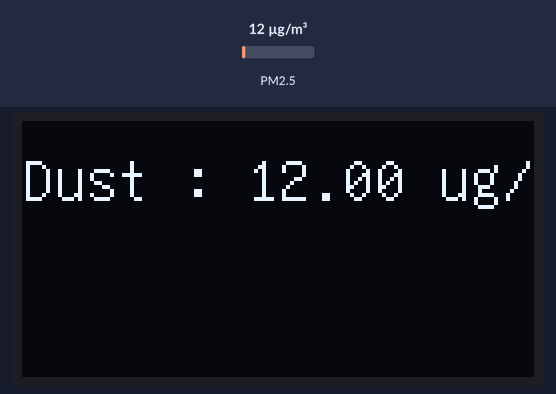
Bench run of a sketch on a simulated Arduino Uno, built with avr-gcc and run on an emulated ATmega328P. Shown: 128×64 one-colour display. Inputs (shaded band) come from the test bench; at power-on: PM2.5 12 µg/m³. Storage starts empty; what the sketch prints to the serial monitor is not drawn.

Above: at 1.2 s.
1.3 s: PM2.5 set to 6 µg/m³
At 3.3 s:
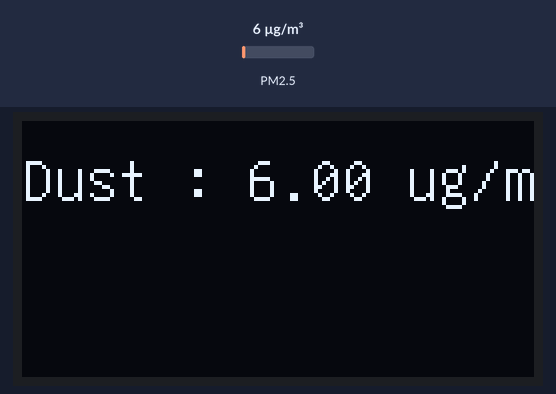
4.0 s: PM2.5 set to 75 µg/m³
At 5.8 s:
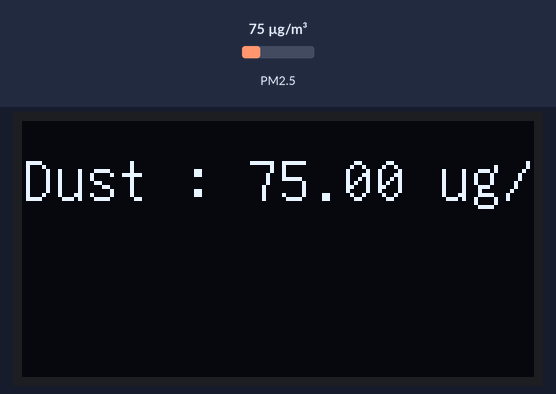
6.4 s: PM2.5 set to 150 µg/m³
At 7.9 s:
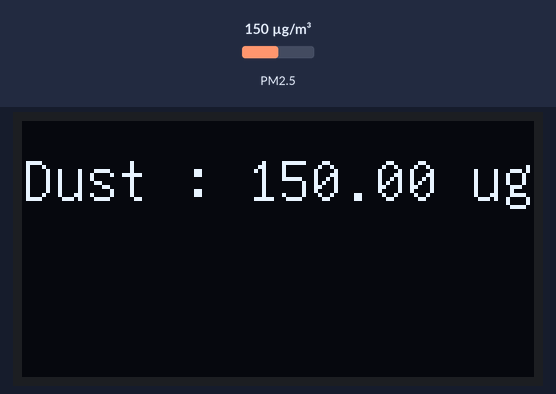
Timing chart, 0 to 9.4 s (numbered marks = the images above; inputs shaded):
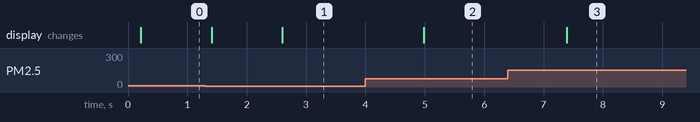

Measured:
- after the input at 1.3 s, the display: first changes after 0.11 s (image 1 shows a later state)
- after the input at 4.0 s, the display: changes after 0.98 s (image 2)
- after the input at 6.4 s, the display: changes after 0.99 s (image 3)

The sketch:

OLED_dust_sd_fix.ino
```cpp
//Libraries included in the sketch
#include "U8glib.h"
#include <U8glib.h>
#include <Wire.h>
#include <GP2YDustSensor.h>
#include <SPI.h>
#include <SD.h>

#define time_delay 2000

//Initialize our specific type of OLED screen
U8GLIB_SH1106_128X64 u8g(U8G_I2C_OPT_DEV_0|U8G_I2C_OPT_FAST);  // Dev 0, Fast I2C / TWI

const uint8_t SHARP_LED_PIN = 10;   // Sharp Dust/particle sensor Led Pin
const uint8_t SHARP_VO_PIN = A0;    // Sharp Dust/particle analog out pin used for reading

//Initialize our PM2.5 dust sensor
GP2YDustSensor dustSensor(GP2YDustSensorType::GP2Y1010AU0F, SHARP_LED_PIN, SHARP_VO_PIN);

const int chipSelect = 4;

void setup(void) {
  // put your setup code here, to run once:
  Serial.begin(9600);
  Serial.print("Initializing SD card...");
    dustSensor.begin();


  // see if the card is present and can be initialized:
  if (!SD.begin(chipSelect)) {
    Serial.println("Card failed, or not present");
    //don't do anything more:
    //while (1);
  }
  Serial.println("card initialized.");

  //dustSensor.setBaseline(0.4); // set no dust voltage according to your own experiments
  //dustSensor.setCalibrationFactor(1.1); // calibrate against precision instrument
}

void loop(void) {
  // put your main code here, to run repeatedly:

  // Serial Print dust sensor data
  // Serial.print("Dust density: ");
  // Serial.print(dustSensor.getDustDensity());
  // Serial.print(" ug/m3; Running average: ");
  // Serial.print(dustSensor.getRunningAverage());
  // Serial.println(" ug/m3");

  // make a string for assembling the data to log:
  String dataString = "";

  File dataFile = SD.open("datalog.txt", FILE_WRITE);

  if (dataFile) {
    dataFile.println(dustSensor.getDustDensity());
    dataFile.close();
    Serial.print("writing to file: ");
    Serial.print(dustSensor.getDustDensity());
    Serial.println(" ug/m3");
  } else {
    Serial.println("error opening file");
  }

//OLED screen print dust sensor data picture loop
  u8g.firstPage();
  do {
    draw();
  } while( u8g.nextPage() );

  //delay before we run again
  delay(1000);
}

void draw(void) {
  // graphic commands to redraw the complete screen should be placed here
  u8g.setFont(u8g_font_unifont);
  //u8g.setFont(u8g_font_osb21);
  u8g.setPrintPos(0, 20);
  u8g.print("Dust : ");
  u8g.print(dustSensor.getDustDensity());
  u8g.print(" ug/m3");
}
```
